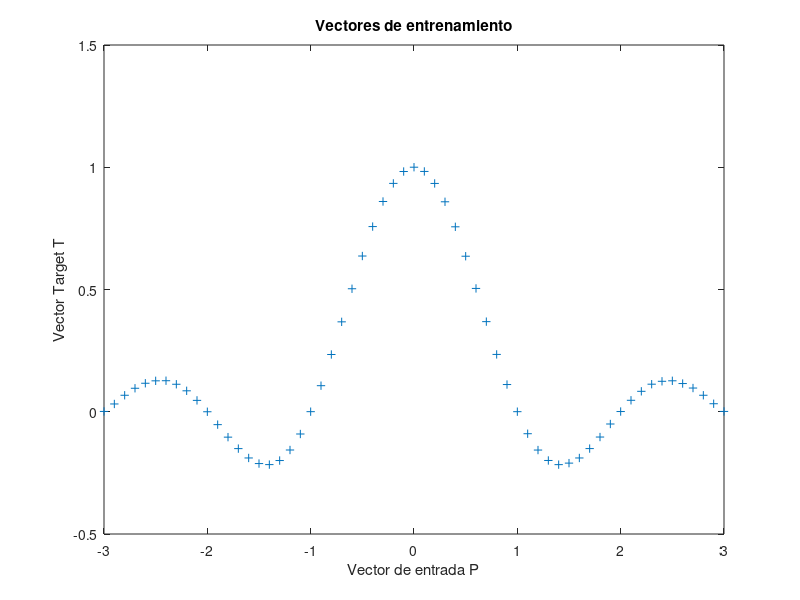

Recreate this plot in MATLAB. (Note: this script raises an error after producing the figure.)

%%%%%%%%%%%%%%%%%%%%%%%%%%%%%%%%%%%%%%%%%%%%%%%%%%%%%%%%%%%%%%% 
% APROXIMACIÓN DE FUNCIONES 
%%%%%%%%%%%%%%%%%%%%%%%%%%%%%%%%%%%%%%%%%%%%%%%%%%%%%%%%%%%%%%%
clear all; close all;

% ============================================
% DEFINICIÓN DE LOS VECTORES DE ENTRADA-SALIDA 
% ============================================
t = -3:.1:3; % eje de tiempo
F=sinc(t)+.001*randn(size(t)); % función que se desea aproximar

plot(t,F,'+');
title('Vectores de entrenamiento');
xlabel('Vector de entrada P');
ylabel('Vector Target T');

% ==================
% DISEÑO DE LA RED 
% ==================
hiddenLayerSize = 30;
%1. trainrp
%2. trainbr
%2. trainlm
%4. trainbfg
%5. traincgb
net = fitnet(hiddenLayerSize,'traincgb');
%Dividir los datos
net.divideParam.trainRatio = 70/100;
net.divideParam.valRatio = 15/100;
net.divideParam.testRatio = 15/100;
net = train(net,t,F);
Y=net(t);

plot(t,F,'+');
hold on;
plot(t,Y,'-r');
hold off;

title('Vectores de entrenamiento'); 
xlabel('Vector de entrada P'); 
ylabel('Vector Target T');